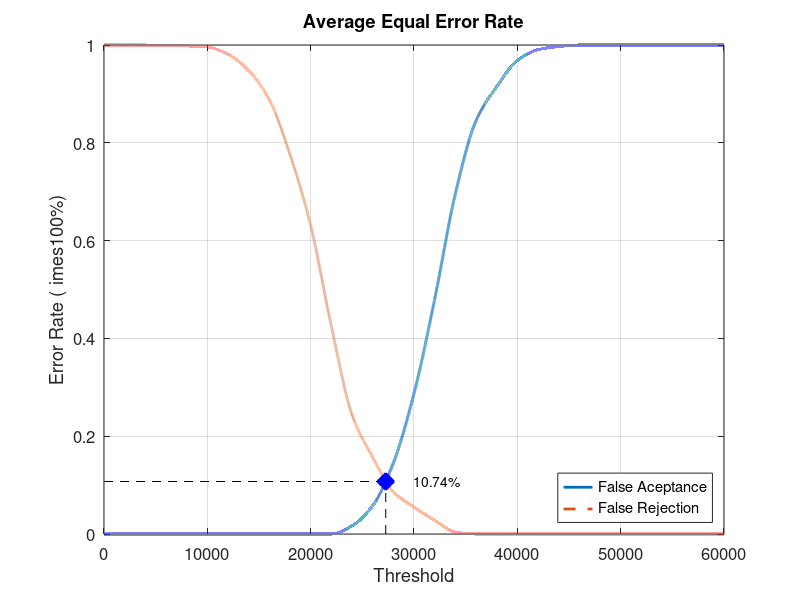
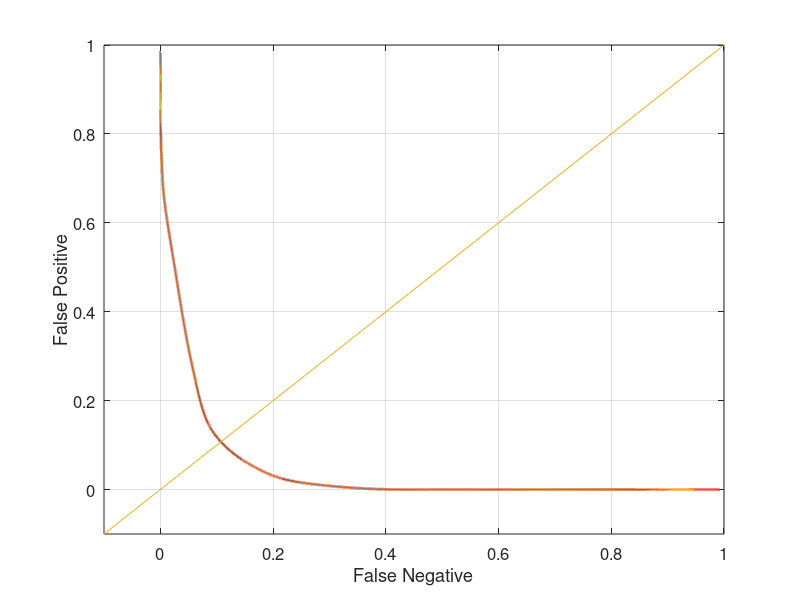

Here is the MATLAB script that generated these plots, in order:
close all;
clear;
clc;
x = 0:2000:60000;
xq = 0:0.5:60000;

y0 = [0 0 0 0 0 0 0 0 0 0 0 0 0.0168421 0.0578947 0.145263 0.287368 0.48 0.695789 0.845263 0.914737 0.968421 0.990526 0.996842 1 1 1 1 1 1 1 1]
yy0 = interp1(x, y0, xq, 'pchip');
y1 = [1 1 1 0.998 0.998 0.996 0.981 0.948 0.888 0.776 0.631 0.425 0.244 0.157 0.086 0.055 0.028 0.004 0 0 0 0 0 0 0 0 0 0 0 0 0]
yy1 = interp1(x, y1, xq, 'pchip');

% Calculating EER: 
y2 = abs(y0 - y1);
find(y2 == min(y2))
yy2 = abs(yy0 - yy1);
xEER = find(yy2 == min(yy2));
xEERIndex = xq(xEER) % X-axis EER
yEER = yy0(xEER) % Y-axis EER

main = figure
plot(xq, yy0,'-','LineWidth', 2);	hold on
plot(xq, yy1,'--','LineWidth', 2);	hold on
plot([xEERIndex xEERIndex], [0 yEER], 'k--');	hold on
plot([0 xEERIndex], [yEER yEER], 'k--');	hold on
plot(xEERIndex, yEER, 'bx', 'LineWidth', 10);	hold on
text(xEERIndex + 10 * xEERIndex / 100, yEER, [num2str(round((10000 * yEER)) / 100) '%'])
legend('False Aceptance', 'False Rejection', 'Location', 'SouthEast')
xlabel('Threshold')
ylabel('Error Rate (	imes100%)')
title('Average Equal Error Rate')
set(gca, 'FontSize', 12)
axis([0 60000 0 1])
grid on

print(main, 'Database4AverageMain', '-dpng');
FNRxFPR = figure('Color', [1 1 1]);
plot(yy1, yy0, '-', yy1, yy0, 'LineWidth', 2);
hold on
y = -0.1:0.1:1
plot(y, y); 
set(gca, 'FontSize', 12)
xlabel('False Negative')
ylabel('False Positive')
axis([-0.1 1 -0.1 1])
set(gca, 'FontSize', 12)
grid on

print(FNRxFPR, 'Database4AverageFNRxFPR','-dpng');
